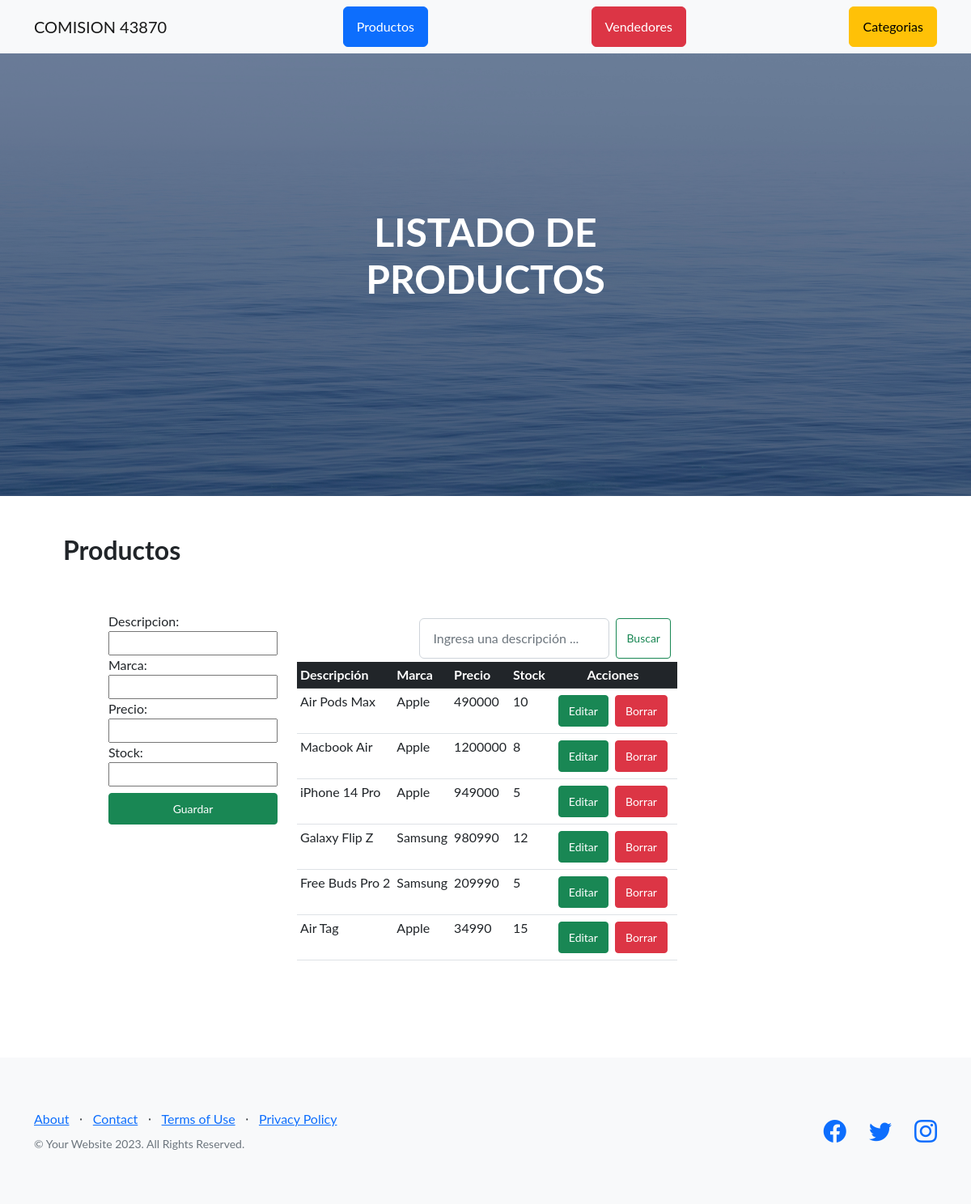
Page /AppCoder/productos on the earlier database version.
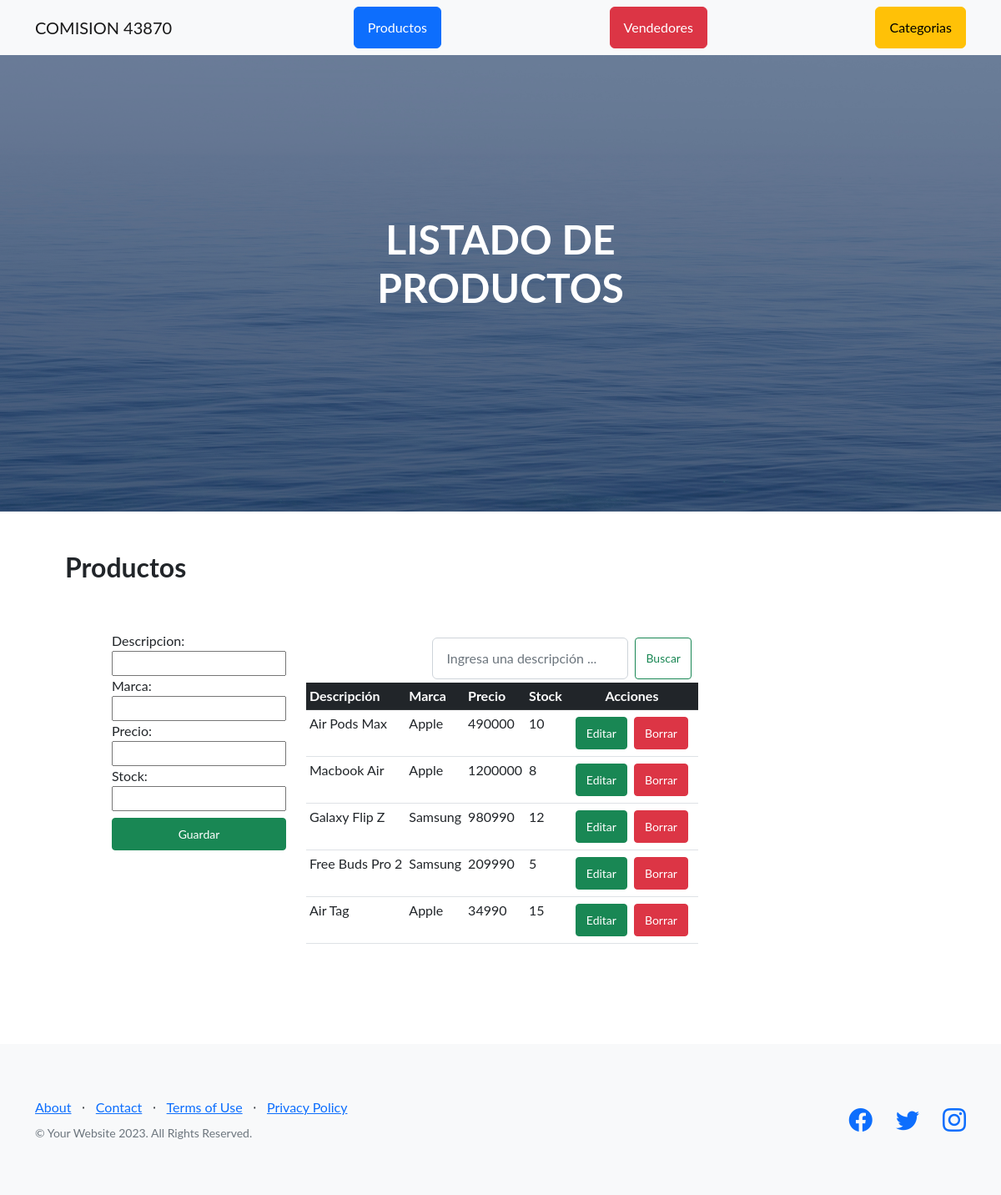
Same page on the later database version.
### AppCoder/models.py (models this page shows, shortened)
class Producto(models.Model):
    descripcion = models.CharField(max_length=50)
    marca       = models.CharField(max_length=50)
    precio      = models.IntegerField()
    stock       = models.IntegerField()

### AppCoder/views.py (the view, shortened to what this page needs)
# urls.py: path('productos', productos, name='listado_productos'),
def productos(request):
    mensaje = ""
    allProductos = Producto.objects.all()
    if not allProductos:
        crear_productos()
        allProductos = Producto.objects.all()
    form = ProductosForm()
    return render(request,
                  "Entrega/productos.html",
                  {"form":form, "productos":allProductos, "mensaje":mensaje})

### AppCoder/forms.py
class ProductosForm(forms.Form):
    descripcion = forms.CharField(max_length=50)
    marca       = forms.CharField(max_length=50)
    precio      = forms.IntegerField()
    stock       = forms.IntegerField()

### AppCoder/templates/Entrega/productos.html (shortened to what this page needs)
{% extends "Entrega/padre.html" %}
{% load static %}
{% block titulo %} Listado de Productos {% endblock %}
{% block contenido_que_cambia %}
    <h2>Productos</h2>
    <main class="d-flex p-5">
        <div class="mx-2" style="max-width: 450px;">
            <form action="{% url 'listado_productos' %}" method="post" class="d-flex flex-column">
                {{ form.as_table }}
                <input type="submit" value="Guardar" class="btn btn-success btn-sm mt-2">
            </form>
        </div>
        <div class="d-flex flex-column mx-2 p-2">
            {% if productos %}
            <div class="d-flex justify-content-end mb-1">
                <form action="{% url 'buscarProducto' %}" method="post" class="d-flex">
                    <input type="text" name="busqueda" id="busqueda" placeholder="Ingresa una descripción ..." class="form-control">
                    <input type="submit" value="Buscar" class="btn btn-outline-success btn-sm mx-2">
                </form>
            </div>
            <table class="table table-sm">
                <thead class="table-dark">
                    <tr>
                        <th>Descripción</th>
                        <th>Marca</th>
                        <th>Precio</th>
                        <th>Stock</th>
                        <th><div class="d-flex justify-content-center">Acciones</div></th>
                    </tr>
                </thead>
                <tbody>
                    {% for producto in productos %}
                    <tr>
                        <td>{{ producto.descripcion }}</td>
                        <td>{{ producto.marca }}</td>
                        <td>{{ producto.precio }}</td>
                        <td>{{ producto.stock }}</td>
                        <td class="p-2">
                            <div class="d-flex justify-content-center">
                                <a href="{% url 'editarProducto' producto.id %}" class="btn btn-success btn-sm mx-1">Editar</a>
                                <a href="{% url 'eliminarProducto' producto.id %}" class="btn btn-danger btn-sm  mx-1">Borrar</a>
                            </div>
                        </td>
                    </tr>
                    {% endfor %}
                </tbody>
            </table>
            {% else %}
                <div class="alert alert-danger h-25" role="alert">
                    No existen registros!
                </div>
            {% endif %}
        </div>
    </main>
{% endblock %}

Differences in the rows shown:
removed Producto: descripcion "iPhone 14 Pro", marca "Apple", precio "949000", stock "5"
